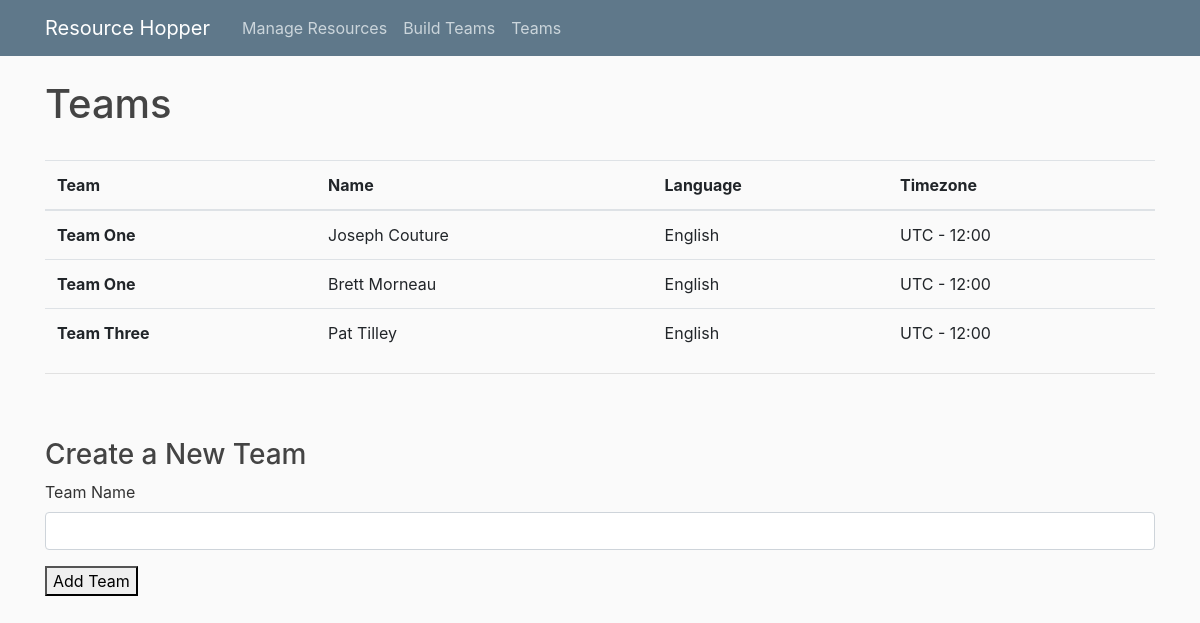
The app's page /hopper/teams/, older data.
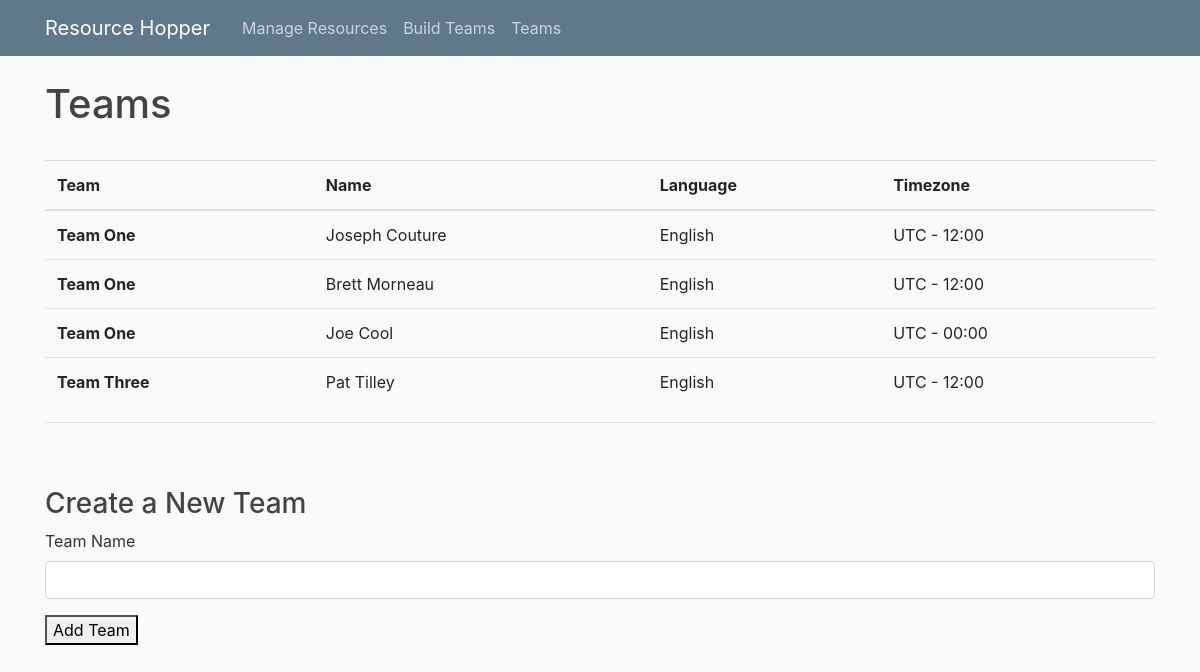
The same page, newer data.
### resource_hopper/models.py (models this page shows, shortened)
class ProjectTeam(models.Model):
    project_id = models.ForeignKey(Project, db_column='project_id', on_delete=models.CASCADE)
    resource_id = models.ForeignKey(Resource, db_column='resource_id', on_delete=models.CASCADE)
    class Meta:
        unique_together = (("resource_id", "project_id"),)

class Project(models.Model):
    project_id = models.AutoField(primary_key=True)
    manager_id = models.ForeignKey(Manager, db_column='manager_id', on_delete=models.CASCADE, null=True)
    project_description = models.CharField(max_length=64, blank=True, null=True)

class Resource(models.Model):
    resource_id = models.AutoField(primary_key=True)
    resource_lname = models.CharField(max_length=64)
    resource_fname = models.CharField(max_length=64)
    timezone_id = models.ForeignKey(Timezone, db_column='timezone_id', on_delete=models.CASCADE)
    language_id = models.ForeignKey(Language, db_column='language_id', on_delete=models.CASCADE)
    resource_onteam = models.BooleanField(default=False)

class Language(models.Model):
    language_id = models.AutoField(primary_key=True)
    language_name = models.CharField(max_length=64, blank=True, null=True)

class Timezone(models.Model):
    timezone_id = models.AutoField(primary_key=True)
    timezone_name = models.CharField(max_length=64, blank=True, null=True)

### resource_hopper/views.py (the view)
# urls.py: path('teams/', views.teams, name='resource_hopper-teams'),
def teams(request):
	context = {
		'projectteams': ProjectTeam.objects.order_by('project_id'),
		'resource': Resource.objects.all(),
		'skill': Skill.objects.all(),
		'resourceskill': ResourceSkill.objects.all(),
		'addteam': AddTeam(),
	}
	if request.method == 'POST':
		addteam_form = AddTeam(request.POST)
		if addteam_form.is_valid():
			addteam_form.save()
		context['newteam'] = addteam_form.cleaned_data['project_description']
	return render(request, 'resource_hopper/teams.html', context)

### resource_hopper/forms.py
class AddTeam(forms.ModelForm):
	class Meta:
		model = Project
		fields = ('project_description',)
		labels = {
			"project_description": "Team Name",
		}

### resource_hopper/templates/resource_hopper/teams.html (shortened to what this page needs)
{% extends "resource_hopper/base.html" %}
{% block content %}
{% load crispy_forms_tags %}
	<h1>Teams</h1><br>
	<table class="table">
		  <thead>
		    <tr>
		      <th scope="col">Team</th>
		      <th scope="col">Name</th>
		      <th scope="col">Language</th>
		      <th scope="col">Timezone</th>
		    </tr>
		  </thead>
		  <tbody>
				{% for projectteam in projectteams %}
					<tr>
						<th scope="row">{{projectteam.project_id.project_description}}</th>
						<td>{{projectteam.resource_id.resource_fname}} {{projectteam.resource_id.resource_lname}}</td>
						<td>{{projectteam.resource_id.language_id.language_name}}</td>
						<td>{{projectteam.resource_id.timezone_id.timezone_name}}</td>
					</tr>
				{% endfor %}
			</tbody>
	</table>
<hr><br><br>
<h3>Create a New Team</h3>
<form method="post">
	{{ addteam | crispy }}
	<button type="submit">Add Team</button>
{% endblock content %}

### resource_hopper/templates/resource_hopper/base.html (shortened to what this page needs)
{% load static %}
<!DOCTYPE html>
<html>
<head>
    <link rel="stylesheet" href="https://stackpath.bootstrapcdn.com/bootstrap/4.3.1/css/bootstrap.min.css">
    <link rel="stylesheet" type="text/css" href="{% static 'resource_hopper/main.css' %}">
</head>
<body>
	<header class="site-header">
	  <nav class="navbar navbar-expand-md navbar-dark bg-steel fixed-top">
	    <div class="container">
	      <a class="navbar-brand mr-4" href="/">Resource Hopper</a>
	      <div class="collapse navbar-collapse" id="navbarToggle">
	        <div class="navbar-nav mr-auto">
	          <a class="nav-item nav-link" href="/hopper/resource">Manage Resources</a>
	          <a class="nav-item nav-link" href="/hopper/buildteam">Build Teams</a>
	          <a class="nav-item nav-link" href="/hopper/teams">Teams</a>
	        </div>
	      </div>
	    </div>
	  </nav>
	</header>
	<div class="container">
		{% block content %}{% endblock %}
	</div>
  </body>
</html>

### resource_hopper/static/resource_hopper/main.css (style rules this page uses)
body { background: #fafafa; color: #333333; margin-top: 5rem; }
h1, h2, h3, h4, h5, h6 { color: #444444; }
.bg-steel { background-color: #5f788a; }
.site-header .navbar-nav .nav-link { color: #cbd5db; }

Row changes from the older to the newer data that the page shows:
added ProjectTeam: project_id.project_description "Team One", resource_id.resource_fname "Joe", resource_id.resource_lname "Cool", resource_id.language_id.language_name "English", resource_id.timezone_id.timezone_name "UTC - 00:00"
